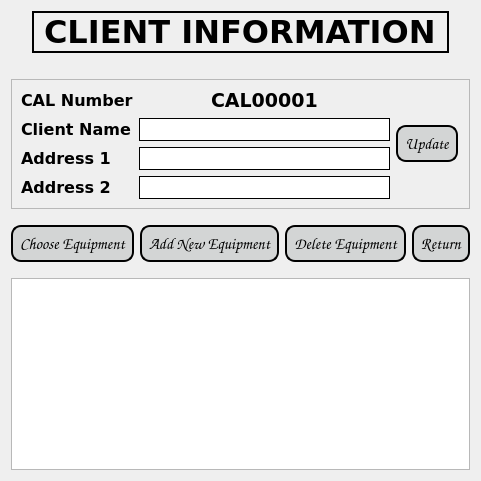
            <widget class="QWidget" name="clientInfoPage">
             <property name="font">
              <font>
               <family>Verdana</family>
               <pointsize>14</pointsize>
               <weight>75</weight>
               <bold>true</bold>
              </font>
             </property>
             <layout class="QVBoxLayout" name="verticalLayout_18">
              <item alignment="Qt::AlignHCenter">
               <widget class="QLabel" name="label_16">
                <property name="maximumSize">
                 <size>
                  <width>16777215</width>
                  <height>50</height>
                 </size>
                </property>
                <property name="font">
                 <font>
                  <family>Verdana</family>
                  <pointsize>24</pointsize>
                 </font>
                </property>
                <property name="frameShape">
                 <enum>QFrame::WinPanel</enum>
                </property>
                <property name="text">
                 <string>CLIENT INFORMATION</string>
                </property>
               </widget>
              </item>
              <item>
               <spacer name="horizontalSpacer">
                <property name="orientation">
                 <enum>Qt::Horizontal</enum>
                </property>
                <property name="sizeHint" stdset="0">
                 <size>
                  <width>40</width>
                  <height>20</height>
                 </size>
                </property>
               </spacer>
              </item>
              <item>
               <widget class="QFrame" name="horizontalFrame_6">
                <property name="frameShape">
                 <enum>QFrame::StyledPanel</enum>
                </property>
                <layout class="QHBoxLayout" name="horizontalLayout_7">
                 <property name="rightMargin">
                  <number>11</number>
                 </property>
                 <item>
                  <layout class="QVBoxLayout" name="verticalLayout_13">
                   <item>
                    <widget class="QLabel" name="label_10">
                     <property name="font">
                      <font>
                       <family>Verdana</family>
                       <pointsize>12</pointsize>
                       <weight>75</weight>
                       <bold>true</bold>
                      </font>
                     </property>
                     <property name="text">
                      <string>CAL Number</string>
                     </property>
                    </widget>
                   </item>
                   <item>
                    <widget class="QLabel" name="label_13">
                     <property name="font">
                      <font>
                       <family>Verdana</family>
                       <pointsize>12</pointsize>
                       <weight>75</weight>
                       <bold>true</bold>
                      </font>
                     </property>
                     <property name="text">
                      <string>Client Name</string>
                     </property>
                    </widget>
                   </item>
                   <item>
                    <widget class="QLabel" name="label_11">
                     <property name="font">
                      <font>
                       <family>Verdana</family>
                       <pointsize>12</pointsize>
                       <weight>75</weight>
                       <bold>true</bold>
                      </font>
                     </property>
                     <property name="text">
                      <string>Address 1</string>
                     </property>
                    </widget>
                   </item>
                   <item>
                    <widget class="QLabel" name="label_9">
                     <property name="font">
                      <font>
                       <family>Verdana</family>
                       <pointsize>12</pointsize>
                       <weight>75</weight>
                       <bold>true</bold>
                      </font>
                     </property>
                     <property name="text">
                      <string>Address 2</string>
                     </property>
                    </widget>
                   </item>
                  </layout>
                 </item>
                 <item>
                  <layout class="QVBoxLayout" name="verticalLayout_17">
                   <item alignment="Qt::AlignHCenter">
                    <widget class="QLabel" name="label_CALNum">
                     <property name="font">
                      <font>
                       <family>Verdana</family>
                       <pointsize>14</pointsize>
                      </font>
                     </property>
                     <property name="text">
                      <string>CAL00001</string>
                     </property>
                    </widget>
                   </item>
                   <item>
                    <widget class="QLineEdit" name="clientNamelineEdit">
                     <property name="font">
                      <font>
                       <family>Verdana</family>
                       <pointsize>12</pointsize>
                      </font>
                     </property>
                     <property name="styleSheet">
                      <string notr="true">background-color: rgb(255, 255, 255);
border: 1px solid black;
</string>
                     </property>
                    </widget>
                   </item>
                   <item>
                    <widget class="QLineEdit" name="address1lineEdit">
                     <property name="font">
                      <font>
                       <family>Verdana</family>
                       <pointsize>12</pointsize>
                      </font>
                     </property>
                     <property name="styleSheet">
                      <string notr="true">background-color: rgb(255, 255, 255);
border: 1px solid black;
</string>
                     </property>
                    </widget>
                   </item>
                   <item>
                    <widget class="QLineEdit" name="address2lineEdit">
                     <property name="font">
                      <font>
                       <family>Verdana</family>
                       <pointsize>12</pointsize>
                      </font>
                     </property>
                     <property name="styleSheet">
                      <string notr="true">background-color: rgb(255, 255, 255);
border: 1px solid black;</string>
                     </property>
                    </widget>
                   </item>
                  </layout>
                 </item>
                 <item>
                  <widget class="QPushButton" name="updateClientButton">
                   <property name="font">
                    <font>
                     <family>Comic Sans MS</family>
                     <pointsize>-1</pointsize>
                     <weight>75</weight>
                     <italic>false</italic>
                     <bold>true</bold>
                    </font>
                   </property>
                   <property name="styleSheet">
                    <string notr="true">QPushButton{
background-color: rgb(211, 213, 213);
color:black;
border-style:outset;
border-width:2px;
border-radius:10px;
border-color: black;
font:bold 16px;
padding: 6;
}

QPushButton:hover{
background-color: rgb(83, 82, 82);
color: white;
}

QPushButton:pressed{
background-color: white;
}
</string>
                   </property>
                   <property name="text">
                    <string>Update</string>
                   </property>
                  </widget>
                 </item>
                </layout>
               </widget>
              </item>
              <item>
               <spacer name="verticalSpacer">
                <property name="orientation">
                 <enum>Qt::Vertical</enum>
                </property>
                <property name="sizeType">
                 <enum>QSizePolicy::Fixed</enum>
                </property>
                <property name="sizeHint" stdset="0">
                 <size>
                  <width>20</width>
                  <height>10</height>
                 </size>
                </property>
               </spacer>
              </item>
              <item>
               <layout class="QHBoxLayout" name="horizontalLayout_15">
                <item>
                 <widget class="QPushButton" name="chooseEquipmentButton">
                  <property name="font">
                   <font>
                    <family>Comic Sans MS</family>
                    <pointsize>-1</pointsize>
                    <weight>75</weight>
                    <italic>false</italic>
                    <bold>true</bold>
                   </font>
                  </property>
                  <property name="styleSheet">
                   <string notr="true">QPushButton{
background-color: rgb(211, 213, 213);
color:black;
border-style:outset;
border-width:2px;
border-radius:10px;
border-color: black;
font:bold 16px;
padding: 6;
}

QPushButton:hover{
background-color: rgb(83, 82, 82);
color: white;
}

QPushButton:pressed{
background-color: white;
}
</string>
                  </property>
                  <property name="text">
                   <string>Choose Equipment</string>
                  </property>
                 </widget>
                </item>
                <item>
                 <widget class="QPushButton" name="addEquipmentButton">
                  <property name="font">
                   <font>
                    <family>Comic Sans MS</family>
                    <pointsize>-1</pointsize>
                    <weight>75</weight>
                    <italic>false</italic>
                    <bold>true</bold>
                   </font>
                  </property>
                  <property name="styleSheet">
                   <string notr="true">QPushButton{
background-color: rgb(211, 213, 213);
color:black;
border-style:outset;
border-width:2px;
border-radius:10px;
border-color: black;
font:bold 16px;
padding: 6;
}

QPushButton:hover{
background-color: rgb(83, 82, 82);
color: white;
}

QPushButton:pressed{
background-color: white;
}
</string>
                  </property>
                  <property name="text">
                   <string>Add New Equipment</string>
                  </property>
                 </widget>
                </item>
                <item>
                 <widget class="QPushButton" name="deleteEquipmentButton">
                  <property name="font">
                   <font>
                    <family>Comic Sans MS</family>
                    <pointsize>-1</pointsize>
                    <weight>75</weight>
                    <italic>false</italic>
                    <bold>true</bold>
                   </font>
                  </property>
                  <property name="styleSheet">
                   <string notr="true">QPushButton{
background-color: rgb(211, 213, 213);
color:black;
border-style:outset;
border-width:2px;
border-radius:10px;
border-color: black;
font:bold 16px;
padding: 6;
}

QPushButton:hover{
background-color: rgb(83, 82, 82);
color: white;
}

QPushButton:pressed{
background-color: white;
}
</string>
                  </property>
                  <property name="text">
                   <string>Delete Equipment</string>
                  </property>
                 </widget>
                </item>
                <item>
                 <widget class="QPushButton" name="returnButton">
                  <property name="font">
                   <font>
                    <family>Comic Sans MS</family>
                    <pointsize>-1</pointsize>
                    <weight>75</weight>
                    <italic>false</italic>
                    <bold>true</bold>
                   </font>
                  </property>
                  <property name="styleSheet">
                   <string notr="true">QPushButton{
background-color: rgb(211, 213, 213);
color:black;
border-style:outset;
border-width:2px;
border-radius:10px;
border-color: black;
font:bold 16px;
padding: 6;
}

QPushButton:hover{
background-color: rgb(83, 82, 82);
color: white;
}

QPushButton:pressed{
background-color: white;
}
</string>
                  </property>
                  <property name="text">
                   <string>Return</string>
                  </property>
                 </widget>
                </item>
               </layout>
              </item>
              <item>
               <spacer name="verticalSpacer_2">
                <property name="orientation">
                 <enum>Qt::Vertical</enum>
                </property>
                <property name="sizeType">
                 <enum>QSizePolicy::Fixed</enum>
                </property>
                <property name="sizeHint" stdset="0">
                 <size>
                  <width>20</width>
                  <height>10</height>
                 </size>
                </property>
               </spacer>
              </item>
              <item>
               <widget class="QTableView" name="equipmentsTable">
                <property name="font">
                 <font>
                  <family>Verdana</family>
                  <pointsize>12</pointsize>
                 </font>
                </property>
                <attribute name="verticalHeaderVisible">
                 <bool>false</bool>
                </attribute>
               </widget>
              </item>
             </layout>
            </widget>
